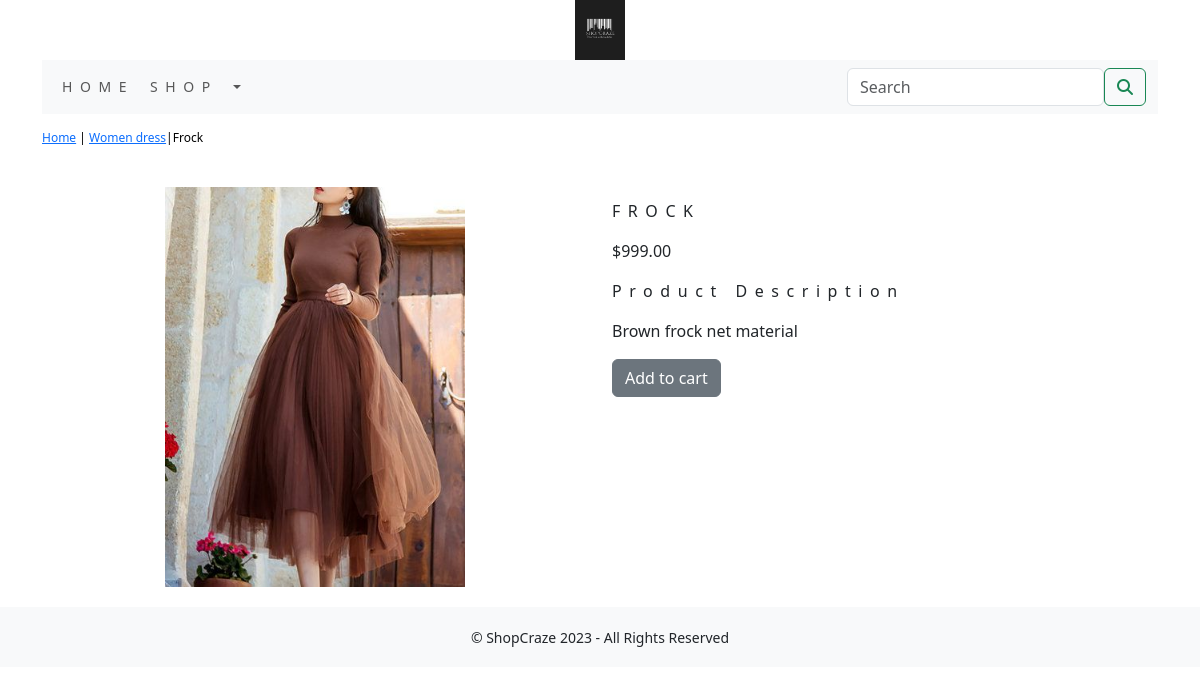
Page /shop/women-dress/frock/ on the committed database.
### shop/models.py (models this page shows, shortened)
class Product(models.Model):
    name=models.CharField(max_length=250,unique=True)
    slug = models.SlugField(max_length=250, unique=True)
    description = models.TextField(blank=True)
    price=models.DecimalField(max_digits=10,decimal_places=2)
    category=models.ForeignKey(Category,on_delete=models.CASCADE)
    image = models.ImageField(upload_to='product', blank=True)
    stock=models.IntegerField()
    available=models.BooleanField(default=True)
    created=models.DateTimeField(auto_now_add=True)
    updated=models.DateTimeField(auto_now=True)
    class Meta:
        ordering = ('name',)
        verbose_name = 'product'
        verbose_name_plural = 'products'

class Category(models.Model):
    name=models.CharField(max_length=250,unique=True)
    slug=models.SlugField(max_length=250,unique=True)
    description=models.TextField(blank=True)
    image=models.ImageField(upload_to='category', blank=True)
    class Meta:
        ordering=('name', )
        verbose_name='category'
        verbose_name_plural='categories'
    def get_url(self):
        return reverse('shop:products_by_category',args=[self.slug])
    def __str__(self):
        return '{}'.format(self.name)

### shop/views.py (the view)
# urls.py: path('<slug:c_slug>/<slug:product_slug>/', views.prodDetail,name='prodcatdetail'),
def prodDetail(request,c_slug,product_slug):
    try:
        product=Product.objects.get(category__slug=c_slug,slug=product_slug)
    except Exception as e:
        raise e
    return render(request,'product.html',{'product':product})

### cart/context_processors.py (called while the page is built)
def counter(request):
    item_count=0
    if 'admin' in request.path:
        return{}
    else:
        try:
            cart=Cart.objects.filter(cart_id=_cart_id(request))
            cart_items=CartItem.objects.all().filter(cart=cart[:1])
            for cart_item in cart_items:
                item_count += cart_item.quantity
        except Cart.DoesNotExist:
            item_count=0
    return dict(item_count=item_count)

### cart/views.py (called while the page is built)
def _cart_id(request):
        cart=request.session.session_key
        if not cart:
                cart=request.session.create()
        return cart

### shop/context_processors.py (called while the page is built)
def menu_links(request):
    links=Category.objects.all()
    return dict(links=links)

### templates/product.html (shortened to what this page needs)
{% extends 'base.html' %}
{% load static %}
{% block content %}
<div class="row my_prod_row_class">
  <div class="mx_auto">
    <p>
      <a href="{% url 'shop:allProdCat' %}">Home</a> | <a href="{{product.category.get_url}}">{{product.category}}</a>|{{product.name}}</p>
  </div>
<div class="container">
<br>
<div class="row">
  <div class="col-12 col-sm-12 col-md-12 col-lg-6 text-center">
    <div style="min-width:18rem">
      <img src="{{product.image.url}}" alt="{{product.name}}" width="300px;">
    </div>
  </div>
<div class="col-12 col-sm-12 col-md-12 col-lg-6">
  <div>
    <h1 class="my_prod_title">{{product.name}}</h1>
    <p>${{product.price}}</p>
    <p class="my_title">Product Description</p>
    <p class="text-justify my_prod_text">{{product.description}}</p>
{% if product.stock <= 0 %}
    <p class="text-justify my_prod_text"><b> Out of stock </b></p>
    {% else %}
    <a class="btn btn-secondary" href="{% url 'cart:add_cart' product.id %}">Add to cart</a>
    {% endif %}
    </div>
</div>
</div>
</div>
</div>
{% endblock %}

### static/css/custom.css (style rules this page uses)
body { font-family: 'Poppins', sans-serif; }
.my_title { font-size:16px; text_transform:uppercase; letter-spacing:.2cm; }
.my_prod_row_class { padding-top:15px; padding-bottom:20px; }
.my_prod_row_class .mx_auto { color:#000; font-size:12px; text-decoration:none; }
.my_prod_title { font-size:16px; text-transform:uppercase; letter-spacing:.2cm; padding-top:15px; padding-bottom:10px; }
.my_prod_text { padding-right:20px; }

### rows in the picture
Product: category "Women dress", name "Frock", image (picture), name "FROCK", price "999.00", description "Brown frock net material"
